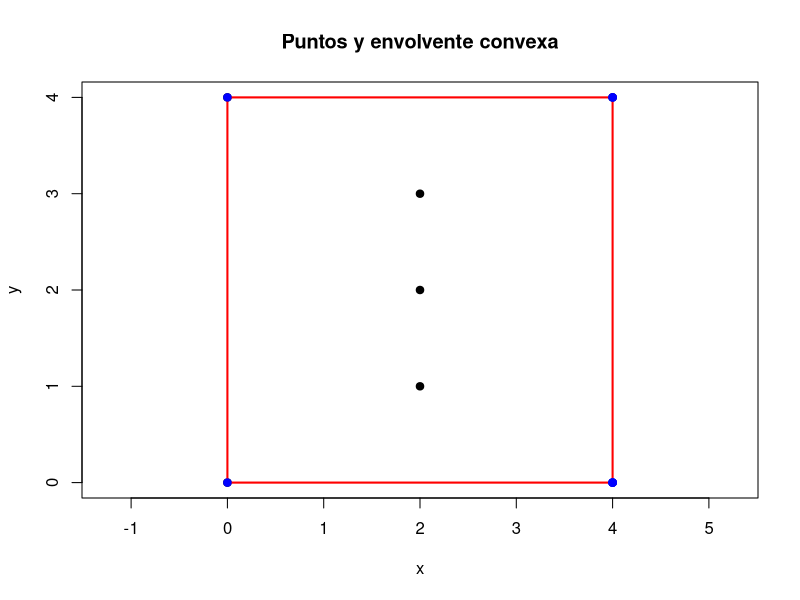
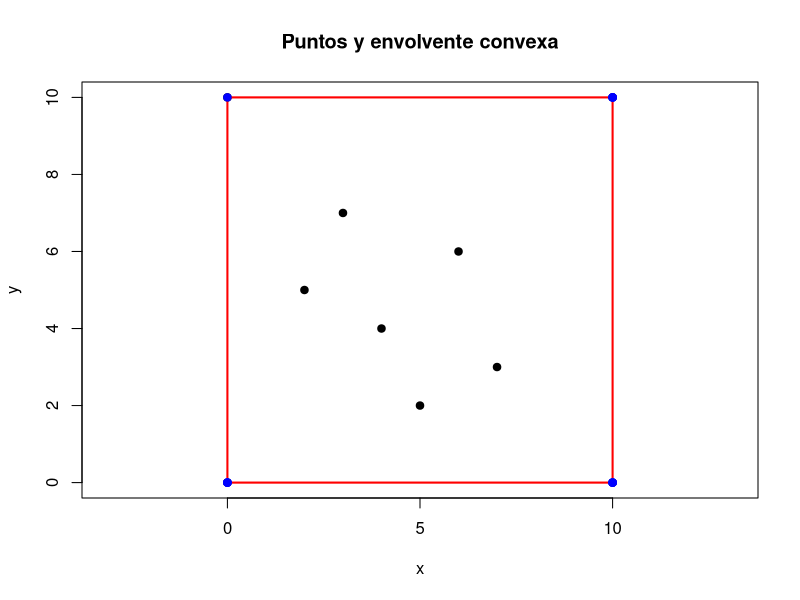
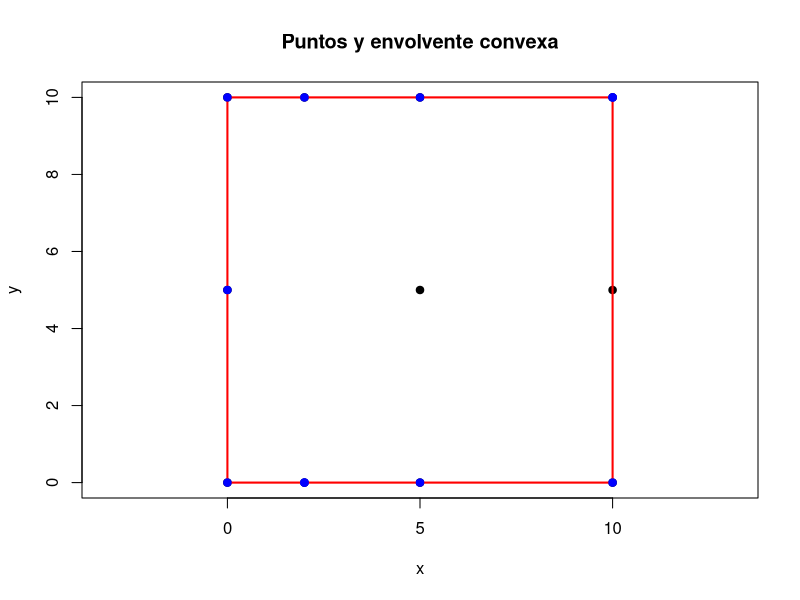
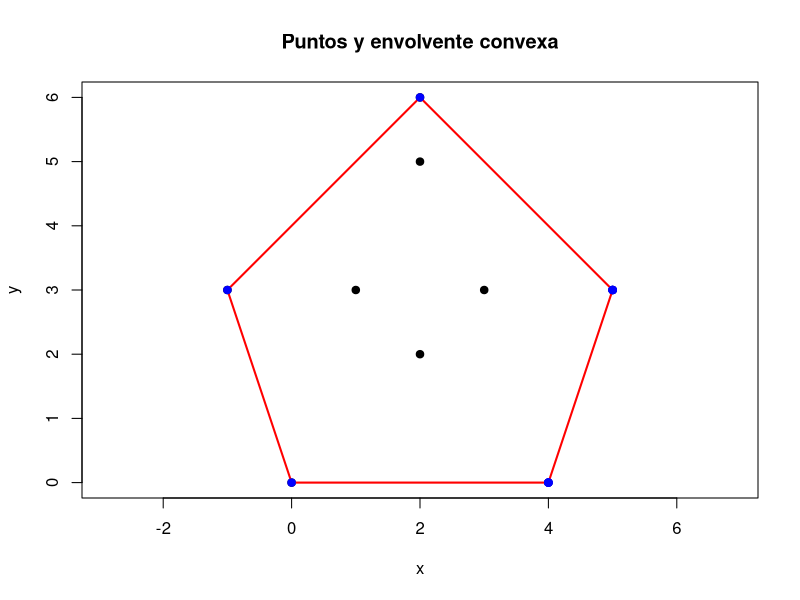
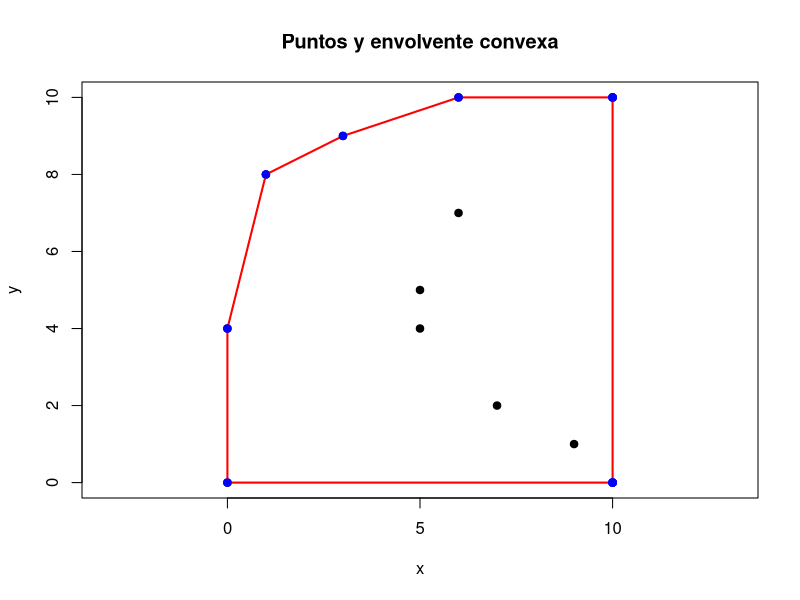

These charts were generated, in order, by the following R code:
#############################################################################
# Práctica 7: Algoritmos de Envolvente Convexa
# Autores: Rodrigo López Torres y Arminda García Moreno
# Fecha : 11/04/2026 
# Propósito: implementar el algoritmo de Sean de Graham
##############################################################################

# Exercise 1 (OPTIONAL)

# Exercise 2
right_turn_on_line <- function(p1, p2, p3){
  # Notilla de Armin: voy a suponer para el algoritmo que si hace un giro a la
  # derecha la función devuelve TRUE y si no FALSE. Si quieres devolver otra
  # cosa me dices para cambiar mi implementación (btw digo lo mismo de los parámetros)
  
  
  if (length(p1) != 2 || length(p2) != 2 || length(p3) != 2) {
    stop("Cada punto debe tener exactamente dos coordenadas: c(x, y).")
  }
  
  cross_prod <- (p2[1] - p1[1]) * (p3[2] - p1[2]) - 
    (p2[2] - p1[2]) * (p3[1] - p1[1])
  
  return(cross_prod <= 0)
}

# Exercise 3
right_turn_matrix <- function(p1, p2, p3){
  # Notilla de Armin: voy a suponer para el algoritmo que si hace un giro a la
  # derecha la función devuelve TRUE y si no FALSE. Si quieres devolver otra
  # cosa me dices para cambiar mi implementación. Los parámetros también elijes
  # tú lo que mejor veas, porque para la implementación voy a usar la función
  # anterior :)
  
}

# Auxiliar Functions
get_tallest_point <- function(points){
  best_point <- points[[1]]
  best_index <- 1
  
  for (i in 1:length(points)) {
    if (points[[i]][2] > best_point[2]){
      best_point <- points[[i]]
      best_index <- i
    } else if (points[[i]][2] == best_point[2]){
      if (points[[i]][1] > best_point[1]){
        best_point <- points[[i]]
        best_index <- i
      }
    }
  }
  
  return(list(point = best_point, index = best_index))
}

order_points <- function(points, referencial_point){
  P_mat <- do.call(rbind, points)
  dx <- P_mat[,1] - referencial_point[1]
  dy <- P_mat[,2] - referencial_point[2]
  
  angles <- atan2(dy, dx)
  angles[angles < 0] <- angles[angles < 0] + 2*pi
  dists <- dx^2 + dy^2
  
  ordered_points <- points[order(angles, dists, decreasing = TRUE)]
  return(ordered_points)
}


# Algorithm
scan_de_graham_algorithm <- function(P){
  referencial_point <- get_tallest_point(P)
  P <- P[-referencial_point$index]
  P_ordered <- order_points(P, referencial_point$point)
  P_ordered <- c(list(referencial_point$point), P_ordered)
  
  n <- length(P_ordered)
  
  if (n <= 3){
    return(P_ordered) # point, line or triangle
  }
  
  i <- 1
  convex_hull <- list()
  
  while (i + 2 <= n){
    if (right_turn_on_line(P_ordered[[i]], P_ordered[[i+1]], P_ordered[[i+2]])){
      # there is a right turn --> add P_i to convex_hull list
      convex_hull <- c(convex_hull, list(P_ordered[[i]]))
      i <- i + 1
    } else {
      # there is a left turn --> remove P_{i+1} of list
      index <- i + 1
      P_ordered <- P_ordered[-index]
      n <- n - 1
      i <- max(1, i - 1)
    }
  }
  
  # last points
  convex_hull[[length(convex_hull) + 1]] <- P_ordered[[n-1]]
  convex_hull[[length(convex_hull) + 1]] <- P_ordered[[n]]
  
  return(convex_hull)
}

# Plot the Convex Hull
plot_convex_hull <- function(P, convex_hull){
  P_mat <- do.call(rbind, P)
  hull_mat <- do.call(rbind, convex_hull)
  
  # draw points
  plot(
    P_mat[,1], P_mat[,2],
    pch = 19,
    xlab = "x",
    ylab = "y",
    main = "Puntos y envolvente convexa",
    asp = 1
  )
  
  # draw convex hull
  if (nrow(hull_mat) >= 2){
    hull_closed <- rbind(hull_mat, hull_mat[1, , drop = FALSE])
    lines(hull_closed[,1], hull_closed[,2], col = "red", lwd = 2)
    points(hull_mat[,1], hull_mat[,2], pch = 19, col = "blue")
  }
}

# Testing 1
P_test1 <- list(
  c(0,0), c(2,1), c(4,0),
  c(4,4), c(2,3), c(0,4),
  c(2,2)
)

convex_hull <- scan_de_graham_algorithm(P_test1)
plot_convex_hull(P_test1, convex_hull)

# Testing 2
P_test2 <- list(
  c(0,0), c(10,0), c(10,10), c(0,10),
  c(6,6), c(4,4), c(7,3),
  c(3,7), c(5,2), c(2,5)
)

convex_hull <- scan_de_graham_algorithm(P_test2)
plot_convex_hull(P_test2, convex_hull)

# Testing 3
P_test3 <- list(
  c(0,0), c(2,0), c(5,0), c(10,0),
  c(10,5), c(10,10), c(5,10), c(2,10), 
  c(0,10), c(0,5), c(5,5)
)

convex_hull <- scan_de_graham_algorithm(P_test3)
plot_convex_hull(P_test3, convex_hull)

# Testing 4
P_test4 <- list(
  c(0,0), c(2,5), c(4,0),
  c(1,3), c(3,3), c(2,2),
  c(2,6), c(5,3), c(-1,3)
)

convex_hull <- scan_de_graham_algorithm(P_test4)
plot_convex_hull(P_test4, convex_hull)

# Testing 5
P_test5 <- list(
  c(10,10), c(6,10), c(3,9), c(1,8),
  c(0,4), c(0,0), c(10,0), c(9,1), 
  c(7,2), c(5,5), c(6,7), c(5,4)
)

convex_hull <- scan_de_graham_algorithm(P_test5)
plot_convex_hull(P_test5, convex_hull)
